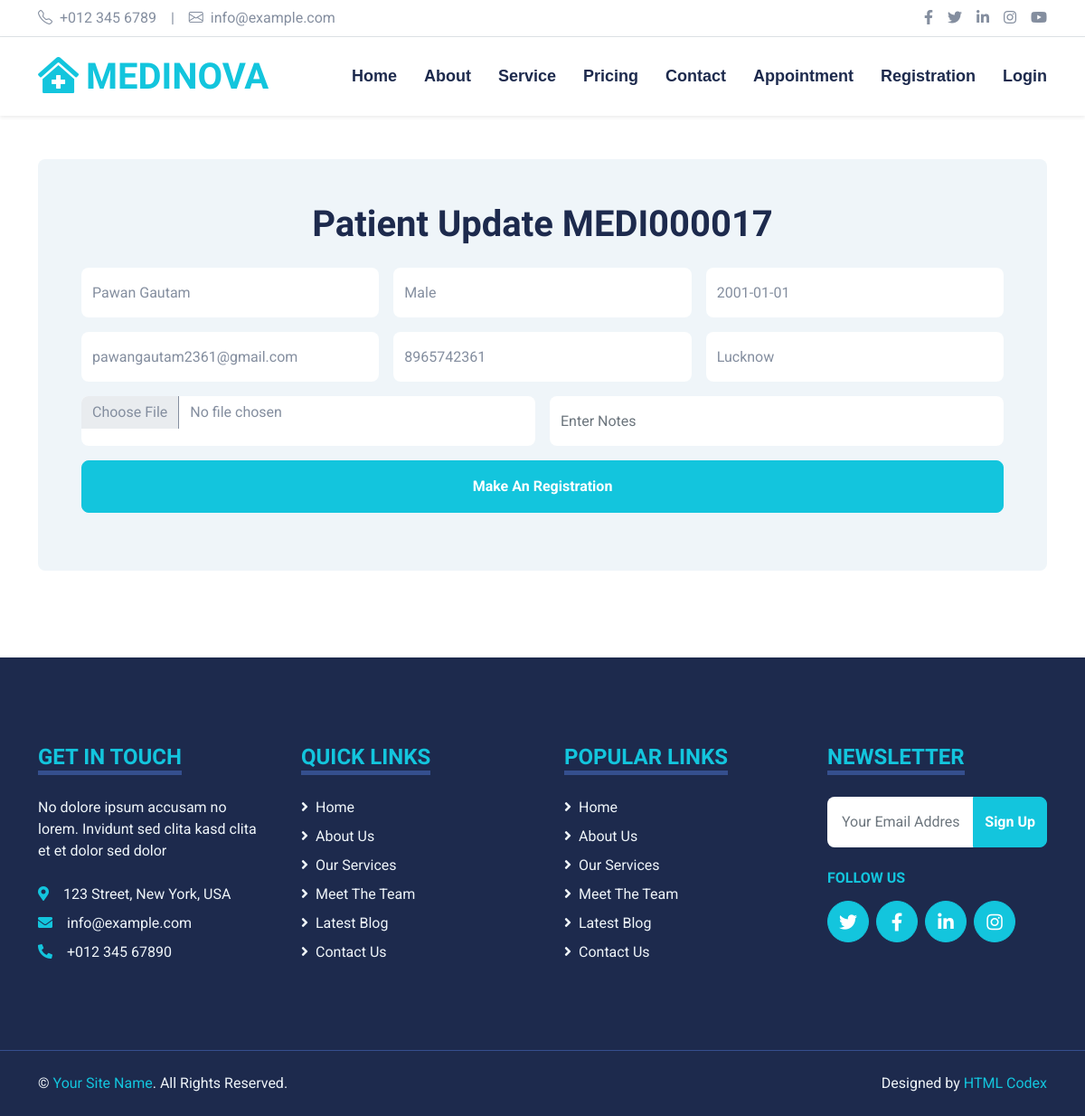
The page /patient_update/17 on the database its author committed.
### hms/models.py (models this page shows, shortened)
class Patient(models.Model):
    user = models.OneToOneField(User, on_delete=models.CASCADE, null=True, blank=True)
    name = models.CharField(max_length=100)
    gender = models.CharField(max_length=100, choices=GENDER_CHOICES)
    dob = models.DateField(null=True, blank=True)
    email = models.EmailField(null=True, blank=True)
    phone = models.CharField(max_length=10)
    address = models.CharField(max_length=255, null=True, blank=True)
    photo = models.ImageField(upload_to='media/patient', null=True, blank=True)
    note = models.CharField(max_length=255, null=True, blank=True)
    first_login = models.BooleanField(null=True, blank=True, default=False)
    created_date = models.DateTimeField(auto_now=True)

### hms/views.py (the view)
# urls.py: path('patient_update/<int:pid>', view_patient_update, name='patient_update'),
def view_patient_update(request, pid):
    patients = Patient.objects.all()
    patient = Patient.objects.get(id=pid)
    user = patient.user
    if request.method == "POST":
        form = PatientForm(request.POST, instance=patient)
        if form.is_valid():
            patient = form.save(commit=False)
            patient.user = user
            patient.save()
            msg = {
                'icon' : 'success',
                'title' : 'Congratulation!',
                'text' : 'Patient Update Successfully.'
            }
            return render(request, 'hms/registration.html', locals())
        else:
            msg = {
                'icon' : 'error',
                'title' : 'Oops!',
                'text' : 'Something went wrong. Please try again.'
            }
    else:
        form = PatientForm(instance=patient)
    return render(request, 'hms/patient_update.html', locals())

### hms/templates/hms/patient_update.html (shortened to what this page needs)
{% extends 'hms/main.html' %}
{% load static %}
{% block body %}
    <div class="container-fluid py-5">
        <div class="container">
            <div class="row gx-5">
                <div class="col-lg">
                    <div class="bg-light text-center rounded p-5">
                        <h1 class="mb-4">Patient Update {{user}}</h1>
                        <form method='POST'>
                            <div class="row g-3">
                                <div class="col col-lg-4 col-md-6 col-sm-12">{{form.name}}</div>
                                <div class="col col-lg-4 col-md-6 col-sm-12">{{form.gender}}</div>
                                <div class="col col-lg-4 col-md-6 col-sm-12">{{form.dob}}</div>
                                <div class="col col-lg-4 col-md-6 col-sm-12">{{form.email}}</div>
                                <div class="col col-lg-4 col-md-6 col-sm-12">{{form.phone}}</div>
                                <div class="col col-lg-4 col-md-6 col-sm-12">{{form.address}}</div>
                                <div class="col col-lg-6 col-md-6 col-sm-12 ">{{form.photo}}</div>
                                <div class="col col-lg-6 col-md-6 col-sm-12">{{form.note}}</div>
                            </div>
                            <div class="row g-3 py-3">
                                <div class="col">
                                    <button class="btn btn-primary w-100 py-3" type="submit">Make An Registration</button>
                                </div>
                            </div>
                        </form>
                    </div>
                </div>
            </div>
        </div>
    </div>
{% endblock body %}

### hms/static/hms/css/style.css (style rules this page uses)
:root { --primary: #13C5DD; --secondary: #354F8E; --light: #EFF5F9; --dark: #1D2A4D; }
.btn { font-weight: 700; transition: .5s; }
.btn-primary { color: #FFFFFF; }

### rows shown on the page
Patient: name "Pawan Gautam", gender "Male", dob "2001-01-01", email "pawangautam2361@gmail.com", phone "8965742361", address "Lucknow"

### other values the page prints
{{ user }} "MEDI000017"
